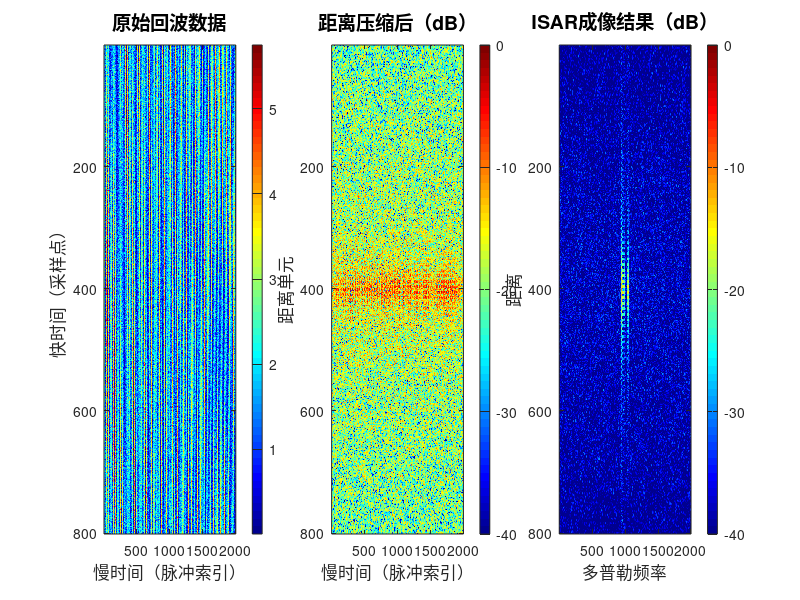

MATLAB code to generate this figure:
%% ISAR成像演示 - 无人机雷达图像生成
% 作者：Leslie Shen
% 用途：快速验证ISAR成像算法
% 运行方法：直接在MATLAB里运行即可

clear; clc; close all;

fprintf('====================================\n');
fprintf('  ISAR成像演示开始\n');
fprintf('====================================\n\n');

%% 1. 雷达参数设置
fc = 28e9;              % 载波频率 28GHz (5G毫米波)
c = 3e8;                % 光速
lambda = c/fc;          % 波长
B = 400e6;              % 带宽 400MHz
Tp = 1e-6;              % 脉冲宽度 1微秒
fs = 2*B;               % 采样率
Kr = B/Tp;              % 调频率

fprintf('雷达参数:\n');
fprintf('  载波频率: %.1f GHz\n', fc/1e9);
fprintf('  带宽: %.0f MHz\n', B/1e6);
fprintf('  距离分辨率: %.2f cm\n\n', c/(2*B)*100);

%% 2. 无人机目标模型（4个散射点）
% 模拟一个十字形无人机
target_points = [
    0,    0,    0;      % 中心点
    0.3,  0,    0;      % 右臂
   -0.3,  0,    0;      % 左臂
    0,    0.25, 0       % 前臂
];
num_points = size(target_points, 1);

fprintf('目标设置:\n');
fprintf('  散射点数量: %d 个\n\n', num_points);

%% 3. 观测参数
omega = 0.5;            % 旋转角速度 0.5 rad/s
T_obs = 2;              % 观测时间 2秒
PRF = 1000;             % 脉冲重复频率
slow_time = 0:1/PRF:T_obs;
num_pulses = length(slow_time);

fprintf('观测参数:\n');
fprintf('  观测时间: %.1f 秒\n', T_obs);
fprintf('  脉冲数量: %d\n\n', num_pulses);

%% 4. 生成回波数据
fprintf('正在生成回波数据...\n');

fast_time = 0:1/fs:Tp;
num_samples = length(fast_time);
echo = zeros(num_samples, num_pulses);

R0 = 1000;  % 初始距离 1000米

for p = 1:num_pulses
    theta = omega * slow_time(p);  % 当前旋转角度
    
    for k = 1:num_points
        % 计算旋转后的坐标
        x_rot = target_points(k,1)*cos(theta) - target_points(k,2)*sin(theta);
        y_rot = target_points(k,1)*sin(theta) + target_points(k,2)*cos(theta);
        
        % 计算瞬时距离
        R = R0 + y_rot;
        % 使用相对时延（已补偿参考距离R0的固定时延）
        % 若用绝对时延 tau=2R/c≈6.67μs >> fast_time上限1μs，信号会被因果性约束全部清零
        tau = 2*(R - R0)/c;  % 相对时延（量级约±2ns，远小于1μs快时间窗口）

        % 生成线性调频信号（相位保留绝对距离R，用于记录旋转多普勒信息）
        sig = exp(1j*pi*Kr*(fast_time - tau).^2) .* ...
              exp(-1j*4*pi*fc*R/c);
        
        echo(:, p) = echo(:, p) + sig';
    end
    
    % 显示进度
    if mod(p, 400) == 0
        fprintf('  进度: %d/%d\n', p, num_pulses);
    end
end

% 加入噪声
SNR_dB = 10;
try
    echo = awgn(echo, SNR_dB, 'measured');
catch
    % 没有 Communications Toolbox，手动添加高斯白噪声
    signal_power = mean(abs(echo(:)).^2);
    noise_power = signal_power / (10^(SNR_dB/10));
    noise = sqrt(noise_power/2) * (randn(size(echo)) + 1j*randn(size(echo)));
    echo = echo + noise;
end

fprintf('  回波数据生成完成！\n\n');

%% 5. 距离压缩（匹配滤波）
fprintf('正在进行距离压缩...\n');

ref_signal = exp(1j*pi*Kr*fast_time.^2);
matched_filter = conj(fliplr(ref_signal));

range_compressed = zeros(size(echo));
for p = 1:num_pulses
    range_compressed(:,p) = conv(echo(:,p), matched_filter, 'same');
end

fprintf('  距离压缩完成！\n\n');

%% 6. 方位压缩（FFT）
fprintf('正在进行方位压缩...\n');

isar_image = fftshift(fft(range_compressed, [], 2), 2);

fprintf('  方位压缩完成！\n\n');

%% 7. 显示结果
fprintf('正在生成图像...\n');

figure('Name', 'ISAR成像结果', 'Position', [100, 100, 1400, 500]);
set(gcf, 'Color', 'w');

% 子图1：原始回波
subplot(1,3,1);
imagesc(abs(echo));
colormap(jet);
colorbar;
title('原始回波数据', 'FontSize', 14);
xlabel('慢时间（脉冲索引）', 'FontSize', 12);
ylabel('快时间（采样点）', 'FontSize', 12);

% 子图2：距离压缩后（归一化dB显示，便于观察幅度分布）
subplot(1,3,2);
rc_norm = 20*log10(abs(range_compressed)/max(abs(range_compressed(:))) + eps);
imagesc(rc_norm);
colorbar;
title('距离压缩后（dB）', 'FontSize', 14);
xlabel('慢时间（脉冲索引）', 'FontSize', 12);
ylabel('距离单元', 'FontSize', 12);
caxis([-40 0]);

% 子图3：ISAR图像（归一化后再显示，caxis[-40,0]才有意义）
subplot(1,3,3);
isar_norm = 20*log10(abs(isar_image)/max(abs(isar_image(:))) + eps);
imagesc(isar_norm);
colorbar;
title('ISAR成像结果（dB）', 'FontSize', 14);
xlabel('多普勒频率', 'FontSize', 12);
ylabel('距离', 'FontSize', 12);
caxis([-40 0]);

% 保存图像
saveas(gcf, 'isar_result.png');
fprintf('  图像已保存为 isar_result.png\n\n');

%% 8. 性能报告
fprintf('====================================\n');
fprintf('  成像性能总结\n');
fprintf('====================================\n');
fprintf('距离分辨率: %.2f cm\n', c/(2*B)*100);
fprintf('方位分辨率: %.2f cm\n', lambda/(2*omega*T_obs)*100);
fprintf('图像大小: %d x %d\n', size(isar_image,1), size(isar_image,2));
fprintf('====================================\n');
fprintf('演示完成！请查看生成的图像。\n');
fprintf('====================================\n');
